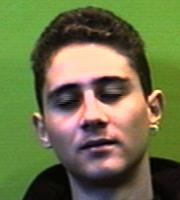
#> input picture faces94/male/9338489/9338489.4.jpg, 180 x 200 px, found by its file name
$ python 2dpca_functionalized.py
#> lines starting #> are read from the running program, lines starting #| are printed output that depends on the picture; pictures that were not available may be replaced by others from this repository, and a replacement may not be noted
#!/usr/bin/env python3
# -*- coding: utf-8 -*-
"""
Created on Tue Dec  4 18:59:29 2018

@author: wassy
"""

import numpy as np
import matplotlib.pyplot as plt
import os
import itertools
import random
from numpy import newaxis


#for per_section in range(1,20):
path_dir = '/Users/wassy/Documents/fall_2018/am205/final_project/github/faces94/male/'
dirs = ["9326871/", "9332898/", "9338446_Star/", "9338454/", "9338462/", "9338489/", "9338497/", "9338519/", "9338527/", "9338543/","9414649/", "9416994/"]


def run_2dpca(components,num_classes,per_section,dirs, path_dir):
#> called with components = 3, num_classes = 12, per_section = 1
    dirs = dirs[:num_classes]
    leaf_mats = []
    leaf_unchanged = []

    pic_list = []
    test_paths = []
    for k in range(0,len(dirs)):
        temp = os.listdir(path_dir + dirs[k])
        random.shuffle(temp)
        len(temp)
        for j in range(0,per_section):
            test_paths.append(dirs[k] +temp[j])
        for ww in range(per_section,len(temp)):
            pic_list.append(dirs[k] +temp[ww])
    #test_paths.append('9338527/9338527.8.jpg')

    train_class = list(itertools.chain.from_iterable(itertools.repeat(x, int(len(pic_list)/num_classes)) for x in dirs))
    test_class = list(itertools.chain.from_iterable(itertools.repeat(x, int(len(test_paths)/num_classes)) for x in dirs))
    #test_class.append('9338527/')
    for f in pic_list:
        im = plt.imread(path_dir+f) # read image as 3D numpy array
#> im is the input picture: shape (200, 180, 3); mean R, G, B 108.9, 113.7, 72.1
        leaf_unchanged.append(im)
        S = np.subtract(1,im) # S = 1-p
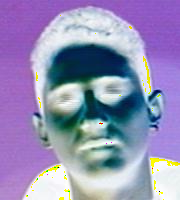
#> S: shape (200, 180, 3); mean R, G, B 148, 143.2, 182
        # Make a col vector of the image [row by row] [R --> G --> B]
        gr = np.concatenate((S.transpose(2,0,1)[0],S.transpose(2,0,1)[1],S.transpose(2,0,1)[2] ))
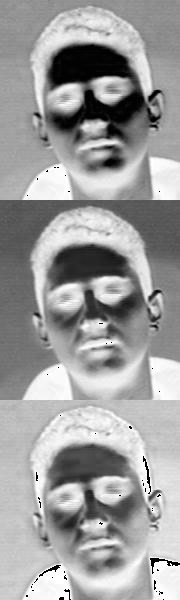
#> gr: shape (600, 180); min 0, max 255, mean 157.7
        leaf_mats.append(gr)
    test_set = []
    test_unchanged = []
    for f in test_paths:
        im = plt.imread(path_dir+f) # read image as 3D numpy array
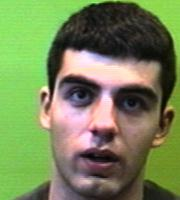
#> input picture faces94/male/9338446_Star/9338446.18.jpg, 180 x 200 px, given as the content of the folder s/fall_2018/am205/final_project/github/faces94/male/9326871/, which was not available
#> im is the input picture: shape (200, 180, 3); mean R, G, B 118.5, 132.9, 87
        S = np.subtract(1,im) # S = 1-p
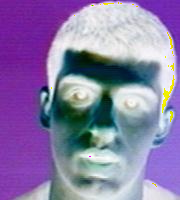
#> S: shape (200, 180, 3); mean R, G, B 138.5, 124.1, 168.4
        # Make a col vector of the image [row by row] [R --> G --> B]
        gr = np.concatenate((S.transpose(2,0,1)[0],S.transpose(2,0,1)[1],S.transpose(2,0,1)[2] ))
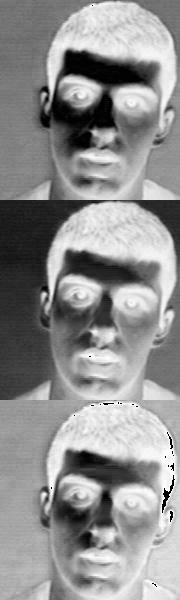
#> gr: shape (600, 180); min 0, max 255, mean 143.7
        test_unchanged.append(im)
        test_set.append(gr)
    L = len(leaf_mats)
#> L = 1
    sum_mat = 0
    for i in range(0,len(leaf_mats)):
        sum_mat = sum_mat + leaf_mats[i]
#> this loop made 1 pass
    S_avg =  sum_mat/L
    #calculate the G
    G = 0
    for k in range(0,len(leaf_mats)):
        G =  np.matmul( np.transpose(leaf_mats[k] - S_avg )  ,leaf_mats[k] - S_avg )
    G = G / L
    # we want to find the largest eigenvector of G
    eva = np.linalg.eig(G)[0]
#> eva = 180 values from 0 to 0
    evec = np.linalg.eig(G)[1]
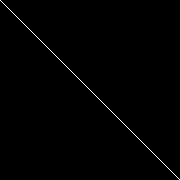
#> evec: shape (180, 180) float64; values 0 (black) and 1 (white), 0.56% white in thin lines or dots
    max_places = eva.argsort()[-components:][::-1]
#> max_places = [0, 179, 178]
    max_vector = evec[:, max_places]
#> max_vector = 180 rows, first 8: [1, 0, 0], [0, 0, 0], [0, 0, 0], [0, 0, 0], [0, 0, 0], [0, 0, 0], [0, 0, 0], [0, 0, 0]
    return(max_vector, train_class, test_class, leaf_mats, test_set, leaf_unchanged, test_unchanged, S_avg)


def make_feature_matrix(sample_image,max_vector, d):
    feature_matrix = []
    for i in range(0,d):
        sample_image.astype(float)
        feature_matrix.append(np.matmul(sample_image,max_vector[:,i]))
    return(np.array(feature_matrix))

def distance_function(samp1, samp2,d):
    total_distance = 0
    feat1 = make_feature_matrix( samp1 , max_vector,d)
    feat2 = make_feature_matrix( samp2 , max_vector,d )
    for l in range(0,d):
        total_distance = total_distance + np.linalg.norm(np.array(feat1[l]) - np.array(feat2[l]))
    return(total_distance)

def score(test_set, leaf_mats, train_class,test_class, components,leaf_unchanged,test_unchanged ):
#> called with components = 3
    guess_class = []
    correct = []
    for k in range(0,len(test_set)):
        distance_to_each = []
        for i in range(0,len(leaf_mats)):
            distance_to_each.append(distance_function(test_set[k], leaf_mats[i] ,components))
        min(distance_to_each)
        min_ind = distance_to_each.index(   min(distance_to_each))
        #print("nearest neighbor:" + str(k) )

        #print("test image" + str(k) )
        guess_class.append(train_class[min_ind])
        #print(pic_list[min_ind])
        if train_class[min_ind] == test_class[k]:
            correct.append(1)
        else:
            correct.append(0)
# [4 lines of commented-out code are left out]
    return(sum(correct)/ len(correct))

def graph_results(x_values, y_values, file_name):
    fig, ax = plt.subplots()
    ax.plot(x_values, y_values, 'r')
    ax.fill_between(x_values, 0, y_values, facecolor='red', alpha=0.2)
    ax.set_ylabel('Classification Accuracy', fontsize=12)
    ax.set_xlabel('Test Set Size', fontsize=12)
    ax.set_xlim(2,18)
    ax.set_ylim(0,1.05)
    plt.tight_layout()
    plt.savefig('/Users/wassy/Documents/fall_2018/am205/final_project/github/wassy_pictures/' + file_name, dpi=500)

#number in test set
accuracy_per_section= []
for u in range(1,20 ):
    max_vector, train_class, test_class, leaf_mats, test_set  ,leaf_unchanged, test_unchanged ,avg_face =  run_2dpca( 3, 12, u, dirs, path_dir )
#> (the run stopped early here; a loop or call above may not have finished)
